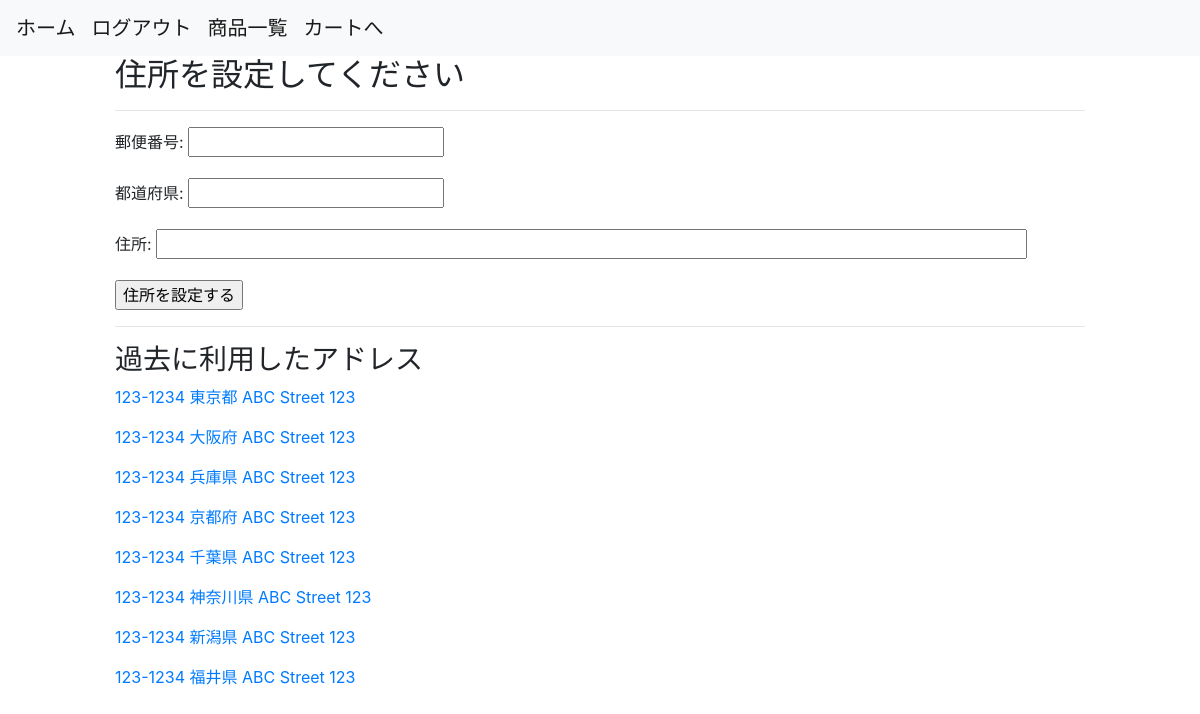
The app's page /stores/input_address/ (signed in) with its own data.
### stores/models.py (models this page shows)
class Addresses(models.Model):
  zip_code = models.CharField(max_length=8)
  prefecture = models.CharField(max_length=10)
  address = models.CharField(max_length=200)
  user = models.ForeignKey(
    Users,
    on_delete = models.CASCADE
  )
  class Meta:
    db_table = 'addresses'
    unique_together = [
      ['zip_code', 'prefecture', 'address', 'user']
    ]
  def __str__(self):
    return f'{self.zip_code} {self.prefecture} {self.address}'

### stores/views.py (the view, shortened to what this page needs)
# urls.py: path('input_address/', InputAddressView.as_view(), name='input_address'),
class InputAddressView(LoginRequiredMixin, CreateView):
  template_name = os.path.join('stores', 'input_address.html')
  form_class = AddressInputForm
  success_url = reverse_lazy('stores:confirm_order')
  def get(self, request, pk=None):
    cart = get_object_or_404(Carts, user_id=request.user.id)
    if not cart.cartitems_set.all():
      raise Http404('商品が入っていません')
    return super().get(request, pk)
  def get_context_data(self, **kwargs):
    context = super().get_context_data(**kwargs)
    address = cache.get(f'address_user_{self.request.user.id}')
    pk = self.kwargs.get('pk')
    address = get_object_or_404(Addresses, user_id=self.request.user.id, pk=pk) if pk else address
    if address:
      context['form'].fields['zip_code'].initial = address.zip_code
      context['form'].fields['prefecture'].initial = address.prefecture
      context['form'].fields['address'].initial = address.address
    context['addresses'] = Addresses.objects.filter(user_id=self.request.user).all()
    return context

### stores/forms.py (shortened to what this page needs)
class AddressInputForm(forms.ModelForm):
  address = forms.CharField(label='住所', widget=forms.TextInput(attrs={'size':'80'}))
  class Meta:
    model = Addresses
    fields = ['zip_code', 'prefecture', 'address']
    labels = {
      'zip_code': '郵便番号',
      'prefecture': '都道府県',
    }

### templates/stores/input_address.html (shortened to what this page needs)
{% extends 'base.html' %}
{% block content %}
<div class="col-10 offset-1">
  <h2>住所を設定してください</h2>
  <hr>
  <form method="POST">
    {{ form.as_p }}
    <input type="submit" value="住所を設定する">
  </form>
  <hr>
  <h3>過去に利用したアドレス</h3>
  {% for address in addresses %}
    <p><a href="{% url 'stores:input_address' pk=address.id %}">{{ address }}</a></p>
  {% endfor %}
</div>
{% endblock %}

### records on screen
Addresses: zip_code+prefecture+address "123-1234 東京都 ABC Street 123"
Addresses: zip_code+prefecture+address "123-1234 大阪府 ABC Street 123"
Addresses: zip_code+prefecture+address "123-1234 兵庫県 ABC Street 123"
Addresses: zip_code+prefecture+address "123-1234 京都府 ABC Street 123"
Addresses: zip_code+prefecture+address "123-1234 千葉県 ABC Street 123"
Addresses: zip_code+prefecture+address "123-1234 神奈川県 ABC Street 123"
Addresses: zip_code+prefecture+address "123-1234 新潟県 ABC Street 123"
Addresses: zip_code+prefecture+address "123-1234 福井県 ABC Street 123"
